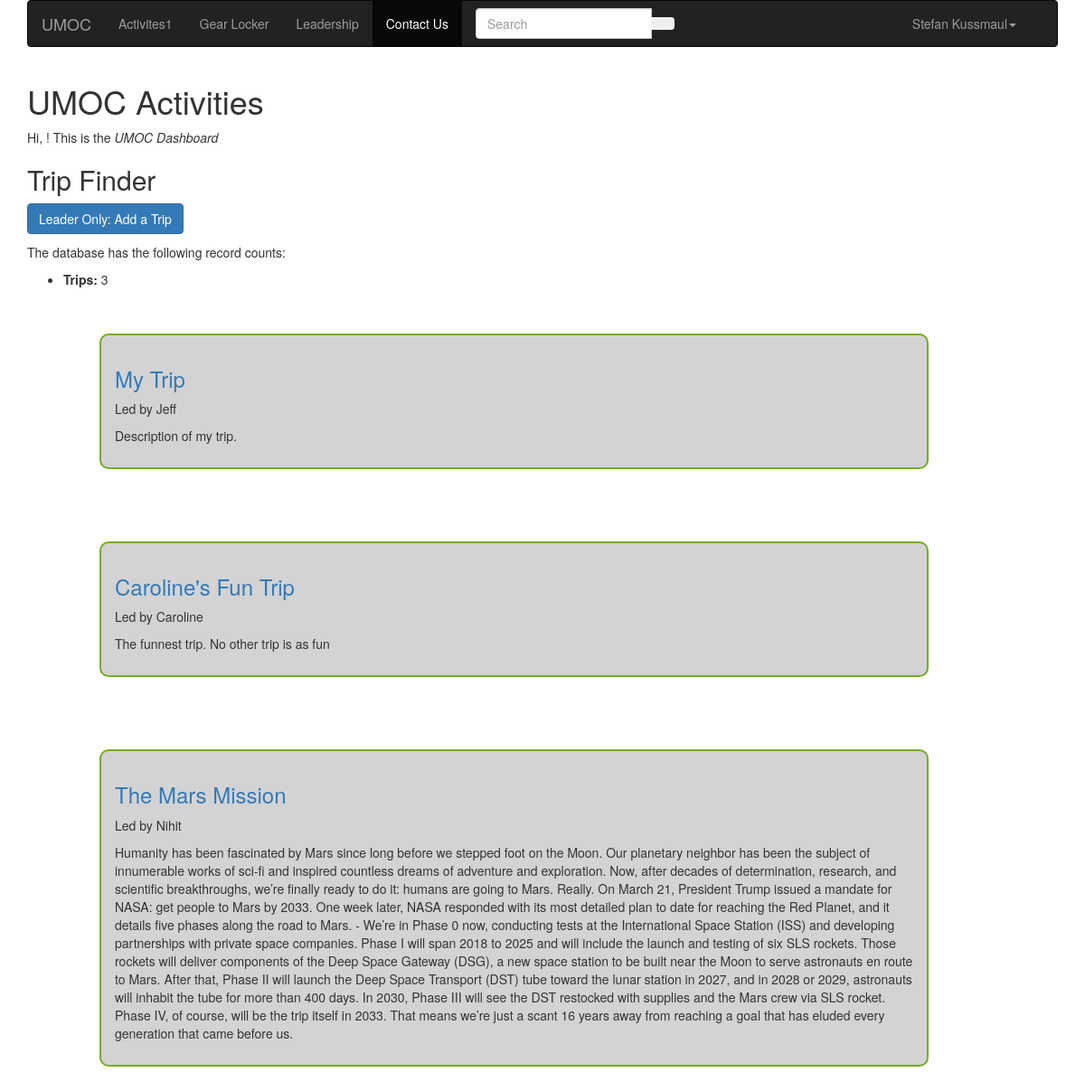
/dashboard/, run on the app's committed database.
### umoc/models.py (models this page shows, shortened)
class Trip(models.Model):
	name = models.CharField(max_length=20, help_text='Enter Trip Name')
	description = models.TextField(help_text='Enter description and informatin for trip')
	num_seats = models.PositiveSmallIntegerField(verbose_name='Number of Seats', help_text='Enter number of seats available for the trip')
	thumbnail = models.ImageField(help_text='Upload an image to show alongside this trip')
	start_time = models.DateTimeField(help_text='Select Start Time of the Trip')
	end_time = models.DateTimeField(help_text='Select End Time of the Trip')
	cancelled = models.BooleanField(default=False, help_text='Click to Cancel')
	TAGS = (
		('r', 'Rock Climbing'),
		('h', 'Hiking'),
		('s', 'Ski and Board'),
		('sk', 'Skiing'),
		('sn', 'Snowboarding'),
		('c', 'Cabin Trip'),
	)
	tag = models.CharField(max_length=2, choices=TAGS, blank=True, help_text='Select a tag to help classify this trip')
	leader = models.ForeignKey(User, on_delete=models.SET_NULL, null=True, help_text='Select a user to be in charge of organizing and leading this trip', verbose_name='Trip Leader/Organizer', related_name='trip_leader') # NOTE: NOT SURE IF ON_DELETE AND NULL ARE SET AS WE WANT
	participants = models.ManyToManyField(User, help_text='Select users who are signed up to go on the trip') # TODO: VALIDATE IT IS LESS THAN NUM_SEATS. Also, figure out if this works.
	class Meta:
		ordering = ['start_time']
	def get_absolute_url(self):
		return reverse('trip_info', args=[str(self.id)])

class User(models.Model):
	first_name = models.CharField(max_length=20, help_text='Enter your first name', verbose_name='First Name')
	last_name = models.CharField(max_length=20, help_text='Enter your last name', verbose_name='Last Name')
	dob = models.DateField(verbose_name='Date of Birth', help_text='Enter your birth date in the format "YYYY-MM-DD"')
	email = models.EmailField(max_length=30, unique=True, help_text='Enter your email address')
	password = models.CharField(max_length=20) # TODO: store safely using dedicated authentication
	profile_img = models.ImageField(verbose_name='Profile Image')
	phone_num = models.CharField(max_length=10, verbose_name='Phone Number', validators=[phone_regex])
	contact_name = models.CharField(max_length=40, help_text='Enter name of an emergency contact', blank=True)
	contact_phone = models.CharField(max_length=10, verbose_name='Contact Phone Number', help_text='Enter phone number for emergency contact', validators=[phone_regex], blank=True)
	can_comment = models.BooleanField(help_text='Set whether user can leave comments on trips', default=True)
	can_join_trip = models.BooleanField(help_text='Allow user to sign up for trips?', default=False)
	ADMIN_LEVELS = (
		('u', 'User'),
		('l', 'Leader'),
		('a', 'Admin'),
	)
	admin_level = models.CharField(max_length=1, choices=ADMIN_LEVELS, default='u')
	class Meta:
		ordering = ['last_name', 'first_name', 'admin_level']

### umoc/views.py (the view)
# urls.py: path('dashboard/', views.TripListView.as_view(), name='dashboard'),
class TripListView(generic.ListView):
	model = Trip
	template_name = 'dashboard.html'  # Specify your own template name/location
	num_trips=Trip.objects.all().count()
	def get_context_data(self, **kwargs):
		context = super(TripListView, self).get_context_data(**kwargs)
		context['some_data'] = 'This is just some data'
		context['count'] = self.get_queryset().count()
		return context

### umoc/templates/dashboard.html (shortened to what this page needs)
{% extends "template.html" %}
{% block content %}
<div class="row">
	<div class="col-md-12">
		<h1>UMOC Activities</h1>
		<p>Hi, {{ user.first_name }}! This is the <em>UMOC Dashboard</em></p>
		<h2>Trip Finder</h2>
		<a href = "{% url 'admin_trip_planner'%}">
			<button type="button" class="btn btn-primary">
				Leader Only: Add a Trip
			</button>
		</a>
		<p>The database has the following record counts:</p>
		<ul>
			<li><strong>Trips:</strong> {{ count }}</li>
		</ul>
		{% if trip_list %}
			<ul>
				{% for trip in trip_list %}
					<div class = "col-xs-10" style ="background-color:#D3D3D3;	margin: 4rem; padding: 1.5rem; border: 2px solid #73AD21; border-radius: 10px;">
						<h3>
							<a href="{{ trip.get_absolute_url }}">{{ trip.name }} </a>
						</h3>
						<p>Led by {{ trip.leader.first_name }}</p>
						<p>{{ trip.description }}</p>
					</div>
				{% endfor %}
			</ul>
		{% else %}
			<p>There are no trips in the database.</p>
		{% endif %}
	</div>
</div>
{% endblock %}

### data on the page
Trip: name "My Trip", leader.first_name "Jeff", description "Description of my trip."
Trip: name "Caroline's Fun Trip", leader.first_name "Caroline", description "The funnest trip. No other trip is as fun"
Trip: name "The Mars Mission", leader.first_name "Nihit", description "Humanity has been fascinated by Mars since long before we stepped foot on the Moon. Our planetary neighbor has been the subject of innumerable works of sci-fi and inspired countless dreams of adventure and exploration. Now, after decades of determination, research, and scientific breakthroughs, we’re finally ready to do it: humans are going to Mars. Really. On March 21, President Trump issued a mandate for NASA: get people to Mars by 2033. One week later, NASA responded with its most detailed plan to date for reaching the Red Planet, and it details five phases along the road to Mars. - We’re in Phase 0 now, conducting tests at the International Space Station (ISS) and developing…"

### other printed values
{{ count }} "3"
